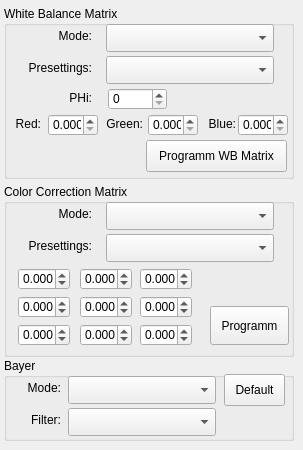
    <widget class="QWidget" name="ColorMatrixTab">
     <attribute name="title">
      <string>Color Matrix</string>
     </attribute>
     <widget class="QGroupBox" name="groupBox_3">
      <property name="geometry">
       <rect>
        <x>4</x>
        <y>6</y>
        <width>290</width>
        <height>173</height>
       </rect>
      </property>
      <property name="title">
       <string>White Balance Matrix</string>
      </property>
      <widget class="QPushButton" name="ProgramWBMatrixPushButton">
       <property name="geometry">
        <rect>
         <x>142</x>
         <y>134</y>
         <width>141</width>
         <height>32</height>
        </rect>
       </property>
       <property name="text">
        <string>Programm WB Matrix</string>
       </property>
      </widget>
      <widget class="QLabel" name="label_12">
       <property name="geometry">
        <rect>
         <x>8</x>
         <y>22</y>
         <width>80</width>
         <height>16</height>
        </rect>
       </property>
       <property name="text">
        <string>Mode:</string>
       </property>
       <property name="alignment">
        <set>Qt::AlignRight|Qt::AlignTrailing|Qt::AlignVCenter</set>
       </property>
      </widget>
      <widget class="QComboBox" name="WBModeComboBox">
       <property name="geometry">
        <rect>
         <x>102</x>
         <y>18</y>
         <width>168</width>
         <height>28</height>
        </rect>
       </property>
      </widget>
      <widget class="QLabel" name="label_20">
       <property name="geometry">
        <rect>
         <x>8</x>
         <y>54</y>
         <width>80</width>
         <height>16</height>
        </rect>
       </property>
       <property name="text">
        <string>Presettings:</string>
       </property>
       <property name="alignment">
        <set>Qt::AlignRight|Qt::AlignTrailing|Qt::AlignVCenter</set>
       </property>
      </widget>
      <widget class="QComboBox" name="WBPresettingComboBox">
       <property name="geometry">
        <rect>
         <x>102</x>
         <y>50</y>
         <width>168</width>
         <height>28</height>
        </rect>
       </property>
      </widget>
      <widget class="QLabel" name="label_25">
       <property name="geometry">
        <rect>
         <x>8</x>
         <y>110</y>
         <width>29</width>
         <height>16</height>
        </rect>
       </property>
       <property name="layoutDirection">
        <enum>Qt::LeftToRight</enum>
       </property>
       <property name="text">
        <string>Red:</string>
       </property>
       <property name="alignment">
        <set>Qt::AlignRight|Qt::AlignTrailing|Qt::AlignVCenter</set>
       </property>
      </widget>
      <widget class="QLabel" name="label_23">
       <property name="geometry">
        <rect>
         <x>196</x>
         <y>110</y>
         <width>36</width>
         <height>16</height>
        </rect>
       </property>
       <property name="layoutDirection">
        <enum>Qt::LeftToRight</enum>
       </property>
       <property name="text">
        <string>Blue:</string>
       </property>
       <property name="alignment">
        <set>Qt::AlignRight|Qt::AlignTrailing|Qt::AlignVCenter</set>
       </property>
      </widget>
      <widget class="QLabel" name="label_24">
       <property name="geometry">
        <rect>
         <x>96</x>
         <y>110</y>
         <width>43</width>
         <height>16</height>
        </rect>
       </property>
       <property name="layoutDirection">
        <enum>Qt::LeftToRight</enum>
       </property>
       <property name="text">
        <string>Green:</string>
       </property>
       <property name="alignment">
        <set>Qt::AlignRight|Qt::AlignTrailing|Qt::AlignVCenter</set>
       </property>
      </widget>
      <widget class="QDoubleSpinBox" name="WBRedSpinBox">
       <property name="geometry">
        <rect>
         <x>44</x>
         <y>108</y>
         <width>50</width>
         <height>22</height>
        </rect>
       </property>
       <property name="decimals">
        <number>3</number>
       </property>
       <property name="minimum">
        <double>0.000000000000000</double>
       </property>
       <property name="maximum">
        <double>5.000000000000000</double>
       </property>
      </widget>
      <widget class="QSpinBox" name="WBPHiSpinBox">
       <property name="geometry">
        <rect>
         <x>104</x>
         <y>82</y>
         <width>59</width>
         <height>22</height>
        </rect>
       </property>
       <property name="maximum">
        <number>8192</number>
       </property>
      </widget>
      <widget class="QLabel" name="label_21">
       <property name="geometry">
        <rect>
         <x>8</x>
         <y>84</y>
         <width>80</width>
         <height>16</height>
        </rect>
       </property>
       <property name="layoutDirection">
        <enum>Qt::LeftToRight</enum>
       </property>
       <property name="text">
        <string>PHi:</string>
       </property>
       <property name="alignment">
        <set>Qt::AlignRight|Qt::AlignTrailing|Qt::AlignVCenter</set>
       </property>
      </widget>
      <widget class="QDoubleSpinBox" name="WBGreenSpinBox">
       <property name="geometry">
        <rect>
         <x>144</x>
         <y>108</y>
         <width>50</width>
         <height>22</height>
        </rect>
       </property>
       <property name="decimals">
        <number>3</number>
       </property>
       <property name="maximum">
        <double>5.000000000000000</double>
       </property>
      </widget>
      <widget class="QDoubleSpinBox" name="WBBlueSpinBox">
       <property name="geometry">
        <rect>
         <x>234</x>
         <y>108</y>
         <width>50</width>
         <height>22</height>
        </rect>
       </property>
       <property name="decimals">
        <number>3</number>
       </property>
       <property name="maximum">
        <double>5.000000000000000</double>
       </property>
      </widget>
     </widget>
     <widget class="QGroupBox" name="groupBox_5">
      <property name="geometry">
       <rect>
        <x>4</x>
        <y>184</y>
        <width>290</width>
        <height>173</height>
       </rect>
      </property>
      <property name="title">
       <string>Color Correction Matrix</string>
      </property>
      <widget class="QPushButton" name="ProgramCCMMatrixPushButton">
       <property name="geometry">
        <rect>
         <x>206</x>
         <y>122</y>
         <width>79</width>
         <height>39</height>
        </rect>
       </property>
       <property name="text">
        <string>Programm</string>
       </property>
      </widget>
      <widget class="QLabel" name="label_22">
       <property name="geometry">
        <rect>
         <x>8</x>
         <y>22</y>
         <width>80</width>
         <height>16</height>
        </rect>
       </property>
       <property name="text">
        <string>Mode:</string>
       </property>
       <property name="alignment">
        <set>Qt::AlignRight|Qt::AlignTrailing|Qt::AlignVCenter</set>
       </property>
      </widget>
      <widget class="QComboBox" name="CCMModeComboBox">
       <property name="geometry">
        <rect>
         <x>102</x>
         <y>18</y>
         <width>168</width>
         <height>28</height>
        </rect>
       </property>
      </widget>
      <widget class="QLabel" name="label_26">
       <property name="geometry">
        <rect>
         <x>8</x>
         <y>54</y>
         <width>80</width>
         <height>16</height>
        </rect>
       </property>
       <property name="text">
        <string>Presettings:</string>
       </property>
       <property name="alignment">
        <set>Qt::AlignRight|Qt::AlignTrailing|Qt::AlignVCenter</set>
       </property>
      </widget>
      <widget class="QComboBox" name="CCMPresettingComboBox">
       <property name="geometry">
        <rect>
         <x>102</x>
         <y>50</y>
         <width>168</width>
         <height>28</height>
        </rect>
       </property>
      </widget>
      <widget class="QDoubleSpinBox" name="CCM00SpinBox">
       <property name="geometry">
        <rect>
         <x>14</x>
         <y>84</y>
         <width>52</width>
         <height>22</height>
        </rect>
       </property>
       <property name="decimals">
        <number>3</number>
       </property>
       <property name="minimum">
        <double>-999.000000000000000</double>
       </property>
       <property name="maximum">
        <double>999.000000000000000</double>
       </property>
       <property name="singleStep">
        <double>0.001000000000000</double>
       </property>
      </widget>
      <widget class="QDoubleSpinBox" name="CCM01SpinBox">
       <property name="geometry">
        <rect>
         <x>76</x>
         <y>84</y>
         <width>52</width>
         <height>22</height>
        </rect>
       </property>
       <property name="decimals">
        <number>3</number>
       </property>
       <property name="minimum">
        <double>-999.000000000000000</double>
       </property>
       <property name="maximum">
        <double>999.000000000000000</double>
       </property>
       <property name="singleStep">
        <double>0.001000000000000</double>
       </property>
      </widget>
      <widget class="QDoubleSpinBox" name="CCM02SpinBox">
       <property name="geometry">
        <rect>
         <x>136</x>
         <y>84</y>
         <width>52</width>
         <height>22</height>
        </rect>
       </property>
       <property name="decimals">
        <number>3</number>
       </property>
       <property name="minimum">
        <double>-999.000000000000000</double>
       </property>
       <property name="maximum">
        <double>999.000000000000000</double>
       </property>
       <property name="singleStep">
        <double>0.001000000000000</double>
       </property>
      </widget>
      <widget class="QDoubleSpinBox" name="CCM11SpinBox">
       <property name="geometry">
        <rect>
         <x>76</x>
         <y>112</y>
         <width>52</width>
         <height>22</height>
        </rect>
       </property>
       <property name="decimals">
        <number>3</number>
       </property>
       <property name="minimum">
        <double>-999.000000000000000</double>
       </property>
       <property name="maximum">
        <double>999.000000000000000</double>
       </property>
       <property name="singleStep">
        <double>0.001000000000000</double>
       </property>
      </widget>
      <widget class="QDoubleSpinBox" name="CCM10SpinBox">
       <property name="geometry">
        <rect>
         <x>14</x>
         <y>112</y>
         <width>52</width>
         <height>22</height>
        </rect>
       </property>
       <property name="decimals">
        <number>3</number>
       </property>
       <property name="minimum">
        <double>-999.000000000000000</double>
       </property>
       <property name="maximum">
        <double>999.000000000000000</double>
       </property>
       <property name="singleStep">
        <double>0.001000000000000</double>
       </property>
      </widget>
      <widget class="QDoubleSpinBox" name="CCM12SpinBox">
       <property name="geometry">
        <rect>
         <x>136</x>
         <y>112</y>
         <width>52</width>
         <height>22</height>
        </rect>
       </property>
       <property name="decimals">
        <number>3</number>
       </property>
       <property name="minimum">
        <double>-999.000000000000000</double>
       </property>
       <property name="maximum">
        <double>999.000000000000000</double>
       </property>
       <property name="singleStep">
        <double>0.001000000000000</double>
       </property>
      </widget>
      <widget class="QDoubleSpinBox" name="CCM21SpinBox">
       <property name="geometry">
        <rect>
         <x>76</x>
         <y>140</y>
         <width>52</width>
         <height>22</height>
        </rect>
       </property>
       <property name="decimals">
        <number>3</number>
       </property>
       <property name="minimum">
        <double>-999.000000000000000</double>
       </property>
       <property name="maximum">
        <double>999.000000000000000</double>
       </property>
       <property name="singleStep">
        <double>0.001000000000000</double>
       </property>
      </widget>
      <widget class="QDoubleSpinBox" name="CCM22SpinBox">
       <property name="geometry">
        <rect>
         <x>136</x>
         <y>140</y>
         <width>52</width>
         <height>22</height>
        </rect>
       </property>
       <property name="decimals">
        <number>3</number>
       </property>
       <property name="minimum">
        <double>-999.000000000000000</double>
       </property>
       <property name="maximum">
        <double>999.000000000000000</double>
       </property>
       <property name="singleStep">
        <double>0.001000000000000</double>
       </property>
      </widget>
      <widget class="QDoubleSpinBox" name="CCM20SpinBox">
       <property name="geometry">
        <rect>
         <x>14</x>
         <y>140</y>
         <width>52</width>
         <height>22</height>
        </rect>
       </property>
       <property name="decimals">
        <number>3</number>
       </property>
       <property name="minimum">
        <double>-999.000000000000000</double>
       </property>
       <property name="maximum">
        <double>999.000000000000000</double>
       </property>
       <property name="singleStep">
        <double>0.001000000000000</double>
       </property>
      </widget>
     </widget>
     <widget class="QGroupBox" name="groupBox_6">
      <property name="geometry">
       <rect>
        <x>4</x>
        <y>358</y>
        <width>290</width>
        <height>83</height>
       </rect>
      </property>
      <property name="title">
       <string>Bayer</string>
      </property>
      <widget class="QLabel" name="label_27">
       <property name="geometry">
        <rect>
         <x>10</x>
         <y>22</y>
         <width>47</width>
         <height>16</height>
        </rect>
       </property>
       <property name="text">
        <string>Mode:</string>
       </property>
       <property name="alignment">
        <set>Qt::AlignRight|Qt::AlignTrailing|Qt::AlignVCenter</set>
       </property>
      </widget>
      <widget class="QComboBox" name="BayerModeComboBox">
       <property name="geometry">
        <rect>
         <x>64</x>
         <y>18</y>
         <width>148</width>
         <height>28</height>
        </rect>
       </property>
      </widget>
      <widget class="QComboBox" name="BayerFilterComboBox">
       <property name="geometry">
        <rect>
         <x>64</x>
         <y>50</y>
         <width>148</width>
         <height>28</height>
        </rect>
       </property>
      </widget>
      <widget class="QLabel" name="label_28">
       <property name="geometry">
        <rect>
         <x>10</x>
         <y>54</y>
         <width>47</width>
         <height>16</height>
        </rect>
       </property>
       <property name="text">
        <string>Filter:</string>
       </property>
       <property name="alignment">
        <set>Qt::AlignRight|Qt::AlignTrailing|Qt::AlignVCenter</set>
       </property>
      </widget>
      <widget class="QPushButton" name="DefaultBayerPushButton">
       <property name="geometry">
        <rect>
         <x>220</x>
         <y>16</y>
         <width>61</width>
         <height>32</height>
        </rect>
       </property>
       <property name="text">
        <string>Default</string>
       </property>
      </widget>
     </widget>
    </widget>
